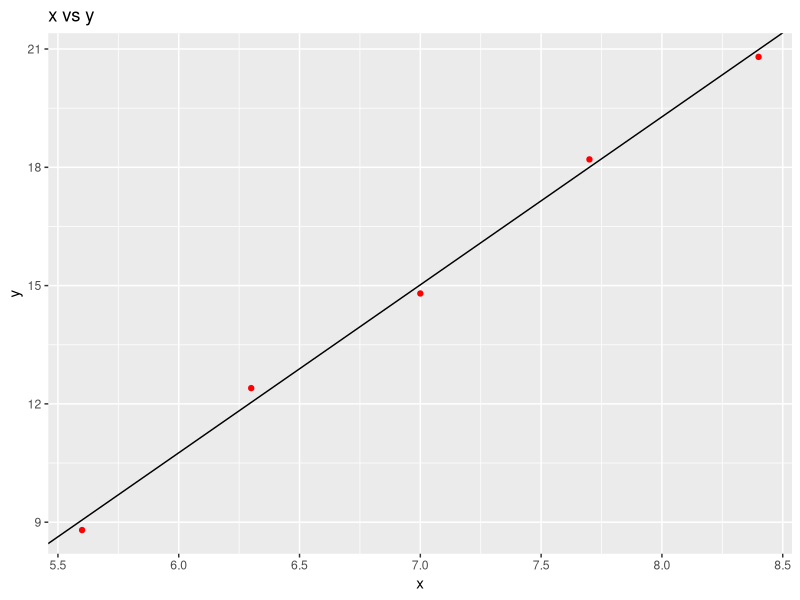

Recreate this plot in R.
## ---- chunk 1
library(ggplot2)
## ---- chunk 2
df <- data.frame(xvalues=c(5.6, 6.3, 7, 7.7, 8.4), yvalues=c(8.8, 12.4, 14.8, 18.2, 20.8))
df
## ---- chunk 3
reg1 = lm(yvalues ~ xvalues, data=df)
summary(reg1)
## ---- chunk 4
ggplot(df, aes(xvalues, yvalues)) + geom_point(colour="red") + 
    geom_abline(aes(slope=round(reg1$coefficients[2], 2), intercept=round(reg1$coefficients[1], 2))) +
    xlab("x") + ylab("y") + labs(title = "x vs y")
